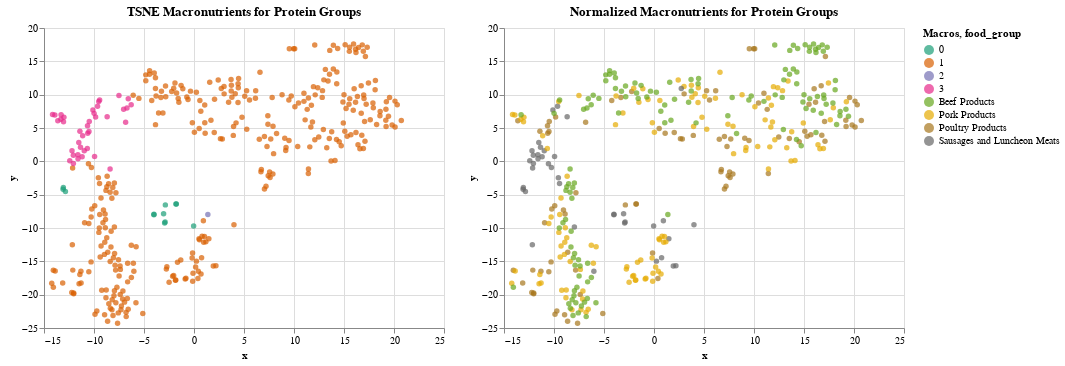

The notebook cell this image was saved under:
### Code cell
scaler = StandardScaler()
scaler.fit(dfmacros)
scaled_mac = scaler.transform(dfmacros)

kmeans = KMeans(n_clusters=4)
kmeans.fit(scaled_mac)
labels_macros = kmeans.predict(scaled_mac)

result_tsne_mac = TSNE(n_components=2, n_iter=800, random_state=0).fit_transform(scaled_mac)

df_macros = pd.DataFrame(data=result_tsne_mac, columns=['x', 'y'])
df_macros['Macros'] = labels_macros

macrosChart_TSNE = alt.Chart(df_macros).mark_circle().encode(
    x='x:Q',
    y='y:Q',
    color='Macros:N'
).properties(title = "TSNE Macronutrients for Protein Groups")

df_macros['food_group'] = dfProtein['FdGrp_Desc'].values

macrosGroup = alt.Chart(df_macros).mark_circle().encode(
    x='x:Q', 
    y='y:Q',
    color=alt.Color('food_group:O', scale=alt.Scale(scheme='dark2'))
).properties(title = "Normalized Macronutrients for Protein Groups")

final1 = alt.vconcat(macrosChart_TSNE | macrosGroup)
final1

# There are products that are outliers from : Pork Products, Sausages & Luncheon Meats

### Figure 1 — Vega-Lite specification as saved in the notebook (floating-point values rounded to 4 significant figures; data arrays with more than 128 entries replaced by an {"elided": "..."} marker saying what was removed)
{"config": {"view": {"continuousWidth": 400, "continuousHeight": 300}}, "vconcat": [{"hconcat": [{"mark": "circle", "encoding": {"color": {"type": "nominal", "field": "Macros"}, "x": {"type": "quantitative", "field": "x"}, "y": {"type": "quantitative", "field": "y"}}, "title": "TSNE Macronutrients for Protein Groups"}, {"mark": "circle", "encoding": {"color": {"type": "ordinal", "field": "food_group", "scale": {"scheme": "dark2"}}, "x": {"type": "quantitative", "field": "x"}, "y": {"type": "quantitative", "field": "y"}}, "title": "Normalized Macronutrients for Protein Groups"}]}], "data": {"name": "data-d02886aab782415956181a6500b94e54"}, "$schema": "https://vega.github.io/schema/vega-lite/v4.0.2.json", "datasets": {"data-d02886aab782415956181a6500b94e54": {"elided": "377 records"}}}
